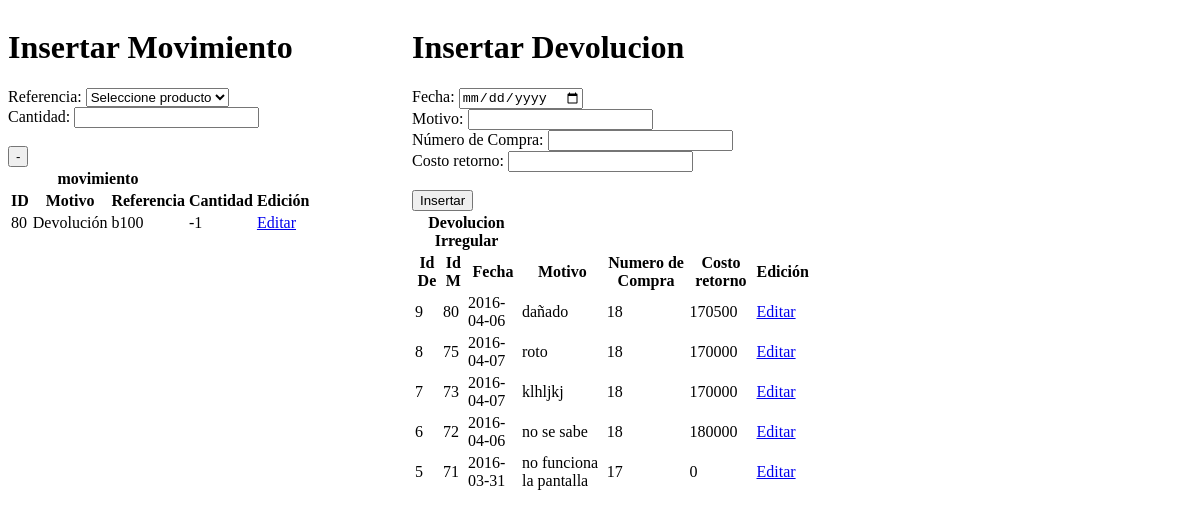
/vista/vdevolucion.php, run on an earlier commit of the app's database.
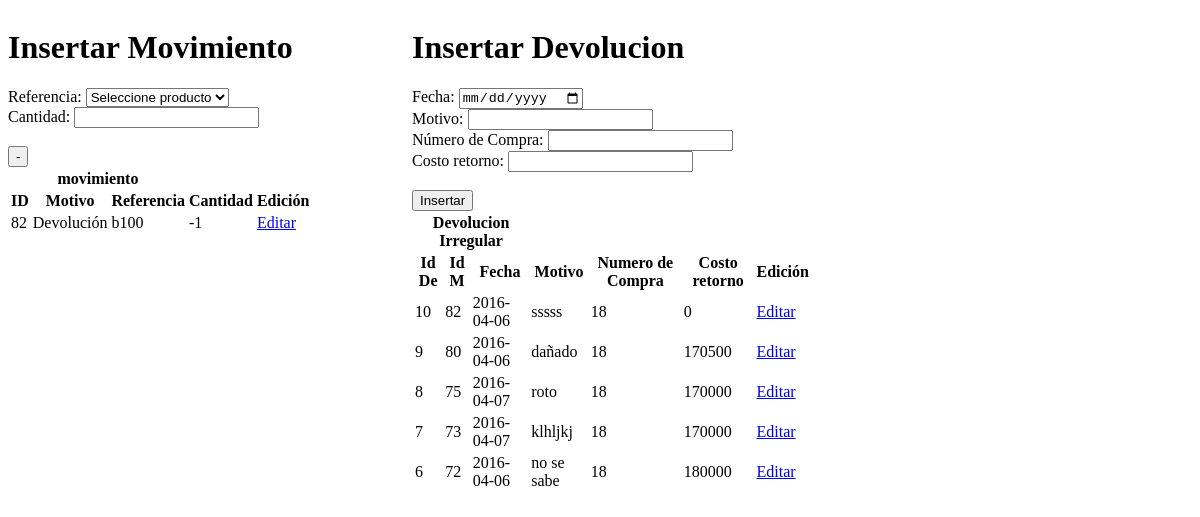
And on a later commit of the database.
### tables this page shows
CREATE TABLE IF NOT EXISTS `tbmovimiento` (
  `idmovimiento` int(11) NOT NULL,
  `motivo` varchar(30) NOT NULL,
  `referencia` varchar(20) NOT NULL,
  `cantidad` int(11) NOT NULL
);

CREATE TABLE IF NOT EXISTS `tbdevolucionirregular` (
  `iddevolucion` int(11) NOT NULL,
  `movimiento` int(11) NOT NULL,
  `fecha` date NOT NULL,
  `motivo` varchar(50) DEFAULT NULL,
  `numero_compra` int(11) NOT NULL,
  `costo` int(11) NOT NULL
);

### controlador/cmovimiento.php (called while the page is built, shortened)
<?php
	include('modelo/mmovimiento.php');
	$movimiento = new Mmovimiento();
	$referencia2= $movimiento->sel_producto();

### modelo/mmovimiento.php (called while the page is built, shortened)
<?php
	include_once('controlador/conexion.php');
	include_once('functions.php');
	class Mmovimiento extends Funciones
	{
		function consultar_movimiento_d()
		{
			$sql = "SELECT * FROM `tbmovimiento` WHERE `motivo` = 'Devolución' ORDER BY idmovimiento DESC LIMIT 1";
			 return $this->SeleccionDatos($sql);
		}
		function sel_producto()
		{
            $sql = "SELECT * FROM `tbproducto`";
            return $this->SeleccionDatos($sql);
        }
	}

### modelo/functions.php (called while the page is built, shortened)
<?php
	class Funciones {
        function SeleccionDatos($consulta)
        {
                $conexionBD = new conexion();
                $conexionBD -> conectarBD();
                $datos = $conexionBD -> ejeCon($consulta, 0);
                return $datos;
        }
}

### controlador/configuracion.php (called while the page is built)
<?php
	$serv_bd = "localhost";
	$usu_bd = "root";
	$pass_bd = "";
	$bd = "bdwold";
?>

### controlador/conexion.php (called while the page is built, shortened)
<?php
	class conexion {
		function conectarBD() {
			include("configuracion.php");
			$this -> link = mysql_connect ($serv_bd, $usu_bd, $pass_bd);
			$bd2 = mysql_select_db($bd);
		}
		function ejeCon($con, $op) {
			$this -> resultado = mysql_query($con) or die("La consulta fallo: ". mysql_error());
			if($op == 0) {
				while ($linea = mysql_fetch_array($this -> resultado)) {
					$arrayResultado[] = $linea;
				}
			} else {
				$arrayResultado[] = 0;
			}
			$resarr = isset ($arrayResultado) ? $arrayResultado: NULL;
			if($resarr) {
				return $arrayResultado;
			}
		}
	}
?>

### controlador/cdevolucion.php (called while the page is built, shortened)
<?php
	include('modelo/mdevolucion.php');
	$devolucion = new Mdevolucion();
	$movimiento2= $devolucion->sel_movimiento();

### modelo/mdevolucion.php (called while the page is built, shortened)
<?php
	include_once('controlador/conexion.php');
	include_once('functions.php');
	class Mdevolucion extends Funciones
	{
		function consultar_devolucion()
		{
			$sql = "SELECT * FROM tbdevolucionirregular ORDER BY iddevolucion DESC LIMIT 5";
			 return $this->SeleccionDatos($sql);
		}
		function sel_movimiento()
		{
            $sql = "SELECT * FROM `tbmovimiento` ORDER BY idmovimiento DESC LIMIT 1";
            return $this->SeleccionDatos($sql);
        }
	}

### vista/vdevolucion.php (the view, shortened to what the changed rows need)
<!DOCTYPE html>
<html lang="en">
<head>
    <link rel="stylesheet" href="css/miestilo.css" media="screen">
</head>
<body>
<?php include('controlador/cmovimiento.php'); ?>
<div class="formulario">
	<h1>Insertar Movimiento</h1>
<?php $consultamovimiento = $movimiento->consultar_movimiento_d(); ?>
	<table class="table">
		<thead>
			<tr>
				<th colspan="3">movimiento</th>
			</tr>
			<tr>
				<th>ID</th>
				<th>Motivo</th>
				<th>Referencia</th>
				<th>Cantidad</th>
				<th>Edición</th>
			</tr>
		</thead>
		<tbody>
			<?php for($i=0;$i<count($consultamovimiento);$i++): ?>
				<tr>
					<td><?= $consultamovimiento[$i]['idmovimiento'] ?></td>
					<td><?= $consultamovimiento[$i]['motivo'] ?></td>
					<td><?= $consultamovimiento[$i]['referencia'] ?></td>
					<td><?= $consultamovimiento[$i]['cantidad'] ?></td>
					<td><a href="index.php?pag=17&id=<?= $consultamovimiento[$i]['idmovimiento'] ?>" class="btn btn-primary">Editar</a></td>
				</tr>
			<?php endfor; ?>
		</tbody>
	</table>
</div>
<?php include("controlador/cdevolucion.php"); ?>
<div class="formulario">
	<h1>Insertar Devolucion</h1>
	<?php $consultadevolucion = $devolucion->consultar_devolucion(); ?>
	<table class="table">
		<thead>
			<tr>
				<th colspan="3">Devolucion Irregular</th>
			</tr>
			<tr>
				<th>Id De</th>
				<th>Id M</th>
				<th>Fecha</th>
				<th>Motivo</th>
				<th>Numero de Compra</th>
				<th>Costo retorno</th>
				<th>Edición</th>
			</tr>
		</thead>
		<tbody>
			<?php for($i=0;$i<count($consultadevolucion);$i++):
			?>
				<tr>
					<td><?= $consultadevolucion[$i]['iddevolucion'] ?></td>
					<td><?= $consultadevolucion[$i]['movimiento'] ?></td>
					<td><?= $consultadevolucion[$i]['fecha'] ?></td>
					<td><?= $consultadevolucion[$i]['motivo'] ?></td>
					<td><?= $consultadevolucion[$i]['numero_compra'] ?></td>
					<td><?= $consultadevolucion[$i]['costo'] ?></td>
					<td><a href="index.php?pag=28&id=<?= $consultadevolucion[$i]['iddevolucion'] ?>" class="btn btn-primary">Editar</a></td>
				</tr>
			<?php endfor; ?>
		</tbody>
	</table>
</div>
</body>
</html>

What changed in the data, as far as the page shows it:
no longer on this page (row unchanged): tbmovimiento: idmovimiento "80", motivo "Devolución", referencia "b100", cantidad "-1"
no longer on this page (row unchanged): tbdevolucionirregular: iddevolucion "5", movimiento "71", fecha "2016-03-31", motivo "no funciona la pantalla", numero_compra "17", costo "0"
added tbmovimiento: idmovimiento "82", motivo "Devolución", referencia "b100", cantidad "-1"
added tbdevolucionirregular: iddevolucion "10", movimiento "82", fecha "2016-04-06", motivo "sssss", numero_compra "18", costo "0"
